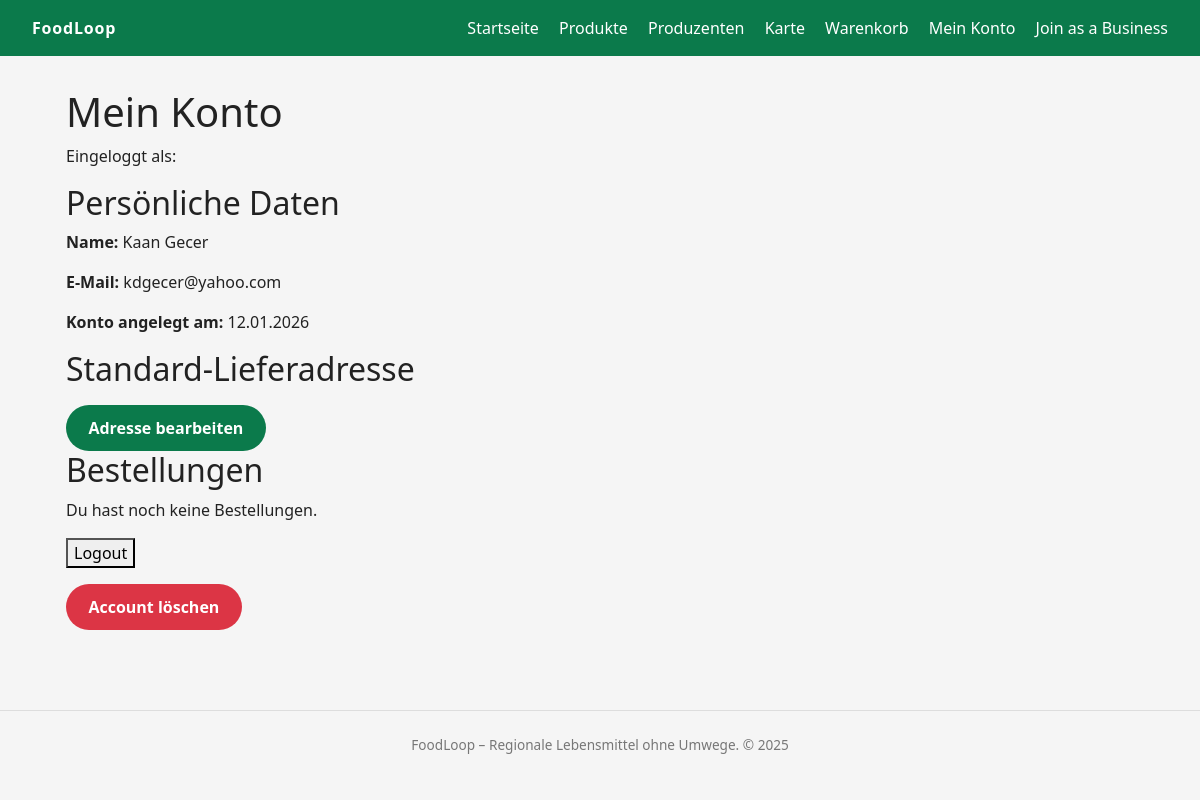
Before: /account (signed in) with the older database file.
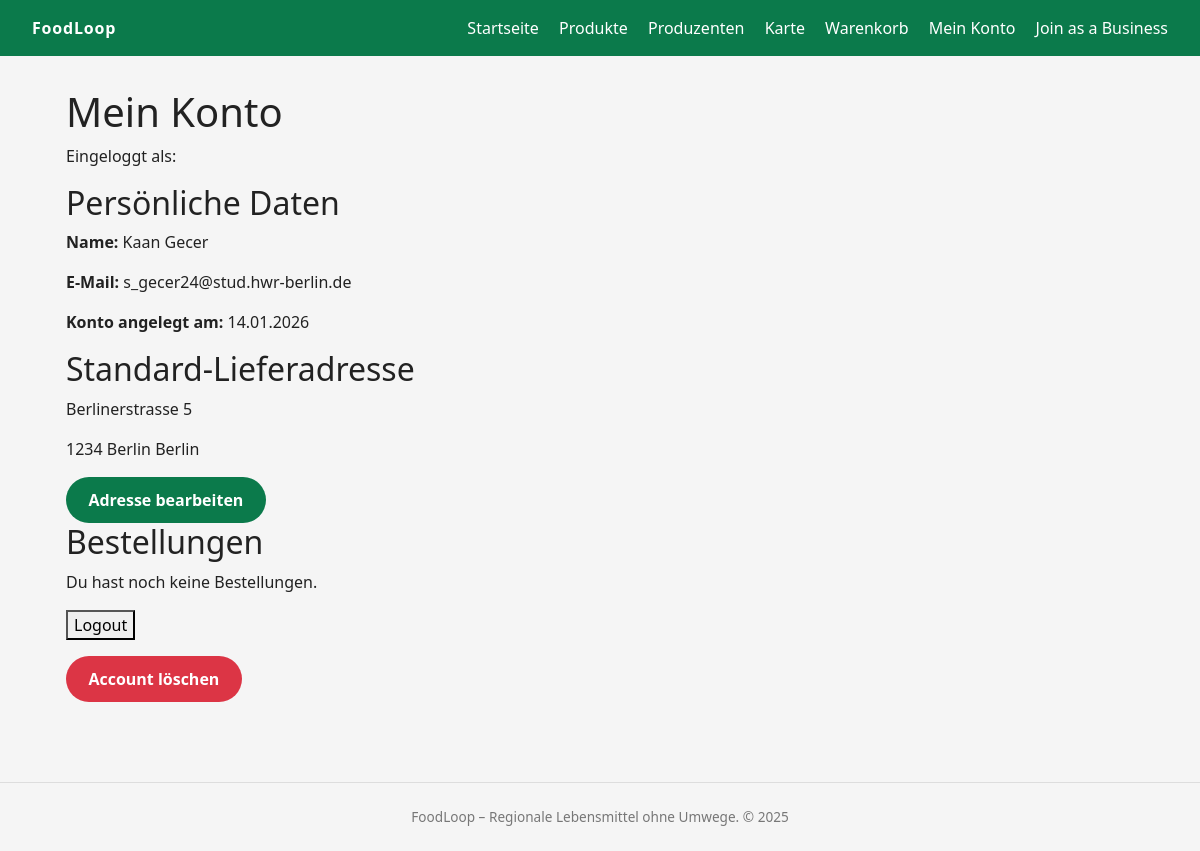
After: the same page with the newer database file.
### models.py (models this page shows)
class User(db.Model, UserMixin):
    __tablename__ = "user"
    id = db.Column(db.Integer, primary_key=True)
    email = db.Column(db.String(255), unique=True, nullable=False)
    password_hash = db.Column(db.String(255), nullable=False)
    first_name = db.Column(db.String(100), nullable=False)
    last_name = db.Column(db.String(100), nullable=False)
    role = db.Column(db.String(20), nullable=False)  # 'CUSTOMER' | 'PRODUCER'
    created_at = db.Column(db.DateTime, default=datetime.utcnow, nullable=False)
    customer_profile = db.relationship("CustomerProfile", back_populates="user", uselist=False, cascade="all, delete-orphan")
    producer_profile = db.relationship("ProducerProfile", back_populates="user", uselist=False, cascade="all, delete-orphan")

class Address(db.Model):
    __tablename__ = "address"
    address_id = db.Column(db.Integer, primary_key=True)
    street = db.Column(db.String(255), nullable=False)
    city = db.Column(db.String(100), nullable=False)
    zip = db.Column(db.String(20), nullable=False)
    country = db.Column(db.String(100), nullable=False)
    created_at = db.Column(db.DateTime, default=datetime.utcnow, nullable=False)
    customers = db.relationship("CustomerProfile", back_populates="address", lazy="dynamic")
    producers = db.relationship("ProducerProfile", back_populates="address", lazy="dynamic")

### app.py (the view)
@app.route("/account")
@login_required
def account():
    user = current_user
    profile = user.customer_profile
    address = profile.address if profile else None
    form = EditAddressForm(obj=address)
    if current_user.customer_profile:
        orders = current_user.customer_profile.orders.all()
    else:
        orders = []
    return render_template("account.html", user=user, orders=orders, address=address, form=form)

### app.py (called while the page is built)
@login_manager.user_loader
def load_user(user_id):
    return User.query.get(int(user_id))

### templates/account.html (shortened to what this page needs)
{% extends "base.html" %}
{% block content %}
  <h1>Mein Konto</h1>
  <p>Eingeloggt als: {{ session["user_email"] }}</p>
  <section class="account-section">
    <h2>Persönliche Daten</h2>
    <p><strong>Name:</strong> {{ user.first_name }} {{ user.last_name }}</p>
    <p><strong>E-Mail:</strong> {{ user.email }}</p>
    <p><strong>Konto angelegt am:</strong> {{ user.created_at.strftime("%d.%m.%Y") }}</p>
  </section>
  <section class="account-section">
    <h2>Standard-Lieferadresse</h2>
    {% if address %}
    <p>{{ address.street }}</p>
    <p>{{ address.zip }} {{ address.city }} {{ address.country }}</p>
    {% else %}
    <p>Keine Adresse hinterlegt.</p>
    {% endif %}
    <button type="button"
            class="btn btn-primary"
            data-bs-toggle="modal"
            data-bs-target="#editAddressModal">
          Adresse bearbeiten
      </button>
  </section>
  <section class="account-section">
    <h2>Bestellungen</h2>
    {% if orders %}
      <ul>
        {% for order in orders %}
          <li>
            <strong>Bestellung #{{ order.id }}</strong> –
            {{ order.created_at.strftime("%d.%m.%Y") }} –
            Gesamt: {{ order.total }} €
            <a href="{{ url_for('order_detail', order_id=order.id) }}">Details</a>
          </li>
        {% endfor %}
      </ul>
    {% else %}
      <p>Du hast noch keine Bestellungen.</p>
    {% endif %}
  </section>
  <form action="{{ url_for('logout') }}" method="post">
    <button type="submit">Logout</button>
  </form>
  <form action="{{ url_for('delete_account') }}" method="post" style="margin-top: 1rem;"
      onsubmit="return confirm('Account unwiderruflich löschen?');">
  <button type="submit" class="btn btn-danger">Account löschen</button>
</form>
{% endblock %}

### templates/base.html (shortened to what this page needs)
<!DOCTYPE html>
<html lang="de">
<head>
    <link href="https://cdn.jsdelivr.net/npm/bootstrap@5.3.3/dist/css/bootstrap.min.css" rel="stylesheet">
    <link rel="stylesheet" href="{{ url_for('static', filename='css/styles.css') }}">
</head>
<body>
<header>
    <div class="logo">
        FoodLoop
    </div>
    <nav>
        <a href="{{ url_for('home') }}">Startseite</a>
        <a href="{{ url_for('products') }}">Produkte</a>
        <a href="{{ url_for('producers') }}">Produzenten</a>
        <a href="{{ url_for('maps') }}">Karte</a>
        <a href="{{ url_for('cart') }}">Warenkorb</a>
        {% if current_user.is_authenticated %}
            <a href="{{ url_for('account') }}">Mein Konto</a>
        {% else %}
            <a href="{{ url_for('login') }}">Login</a>
        {% endif %}
        <a href="{{ url_for('business') }}">Join as a Business</a>
    </nav>
</header>
<main>
    {% block content %}{% endblock %}
</main>
<footer>
    FoodLoop – Regionale Lebensmittel ohne Umwege. &copy; {{ 2025 }}
</footer>
</body>
</html>

### static/css/styles.css (style rules this page uses)
body { font-family: system-ui, -apple-system, BlinkMacSystemFont, "Segoe UI", sans-serif; margin: 0; background: #f5f5f5; color: #222; }
header { background: #0b7a4b; color: white; padding: 1rem 2rem; display: flex; justify-content: space-between; align-items: center; }
header a { color: white; text-decoration: none; margin-left: 1rem; font-weight: 500; }
.logo { font-weight: 700; letter-spacing: 0.05em; }
main { max-width: 1100px; margin: 2rem auto; padding: 0 1rem 3rem; }
.btn { display: inline-block; padding: 0.7rem 1.4rem; border-radius: 999px; border: none; cursor: pointer; text-decoration: none; font-weight: 600; }
.btn-primary { background: #0b7a4b; color: white; }
footer { text-align: center; padding: 1.5rem 1rem; color: #777; border-top: 1px solid #ddd; font-size: 0.85rem; }

Changed rows visible on the page:
changed User "Kaan": email "kdgecer@yahoo.com" → "s_gecer24@stud.hwr-berlin.de"; created_at "12.01.2026" → "14.01.2026"
added Address: street "Berlinerstrasse 5", zip "1234", city "Berlin", country "Berlin"
